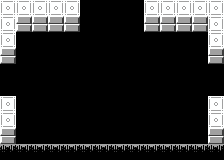

A level layout from a 2D game, rendered from its tile map. Below: a short description, then the map file with its tile-grid data intact:
An orthogonal 14x10 tile map with 16x16 px tiles, 1 tile layer (Tile Layer 1).

<map version="1.9" tiledversion="1.9.0" orientation="orthogonal" renderorder="right-down" width="14" height="10" tilewidth="16" tileheight="16" infinite="0" nextlayerid="2" nextobjectid="1">
 <tileset firstgid="1" source="../room_tileset.tsx" />
 <layer id="1" name="Tile Layer 1" width="14" height="10">
  <data encoding="csv">
4,4,4,4,4,1,1,1,1,4,4,4,4,4,
4,3,3,3,3,1,1,1,1,3,3,3,3,4,
4,1,1,1,1,1,1,1,1,1,1,1,1,4,
3,1,1,1,1,1,1,1,1,1,1,1,1,3,
1,1,1,1,1,1,1,1,1,1,1,1,1,1,
1,1,1,1,1,1,1,1,1,1,1,1,1,1,
4,1,1,1,1,1,1,1,1,1,1,1,1,4,
4,1,1,1,1,1,1,1,1,1,1,1,1,4,
3,1,1,1,1,1,1,1,1,1,1,1,1,3,
5,5,5,5,5,5,5,5,5,5,5,5,5,5
</data>
 </layer>
</map>
